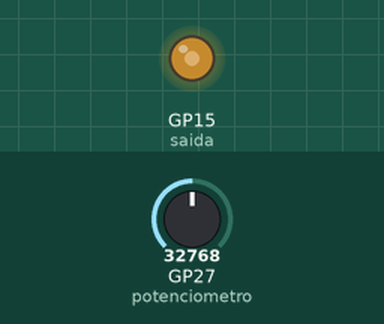
Recording of a program running on a simulated Raspberry Pi Pico running MicroPython. Shown: output pins drawn as LEDs (lit = HIGH). Inputs (shaded band) come from the test bench; at power-on: GP27 (potenciometro) = 32768 (analog values on the 0–65535 scale).

Above: at 1.2 s.
1.3 s: GP27 (potenciometro) set to 45874
At 1.9 s:
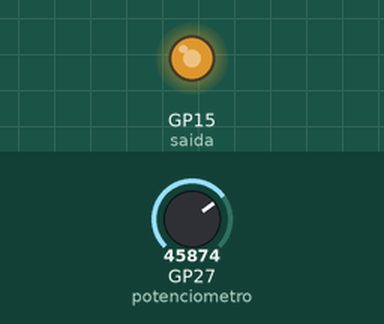
2.8 s: GP27 (potenciometro) set to 57670
At 4.0 s:
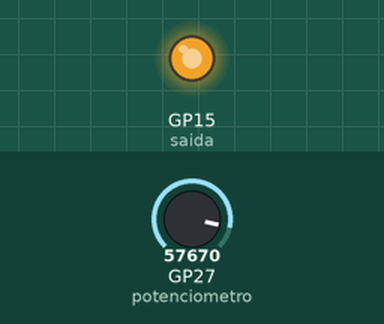
4.3 s: GP27 (potenciometro) set to 7864
At 5.4 s:
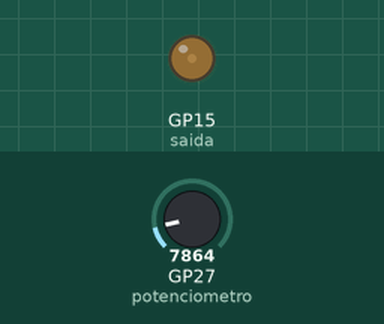
5.8 s: GP27 (potenciometro) set to 0
At 6.5 s:
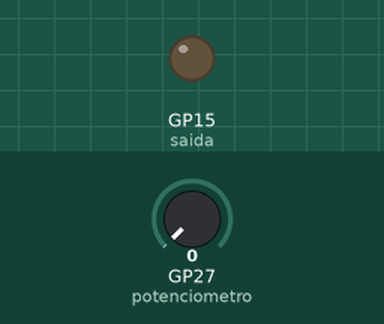
Timing chart, 0 to 8.3 s (numbered marks = the images above; inputs shaded):
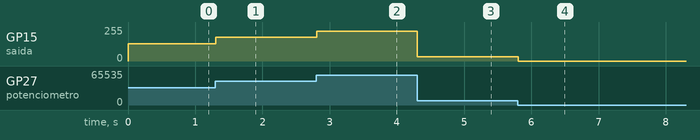

Measured:
- after the input at 1.3 s, GP15 (saida): 128/255 → 178/255 at once
- after the input at 2.8 s, GP15 (saida): 178/255 → 224/255 at once
- after the input at 4.3 s, GP15 (saida): 224/255 → 31/255 at once
- after the input at 5.8 s, GP15 (saida): 31/255 → 0/255 at once

The program:

pwm.py
```python
from machine import ADC, Pin, PWM
from time import sleep

# Configura o pino do ADC e do PWM
potenciometro = ADC(27)  # Se estiver usando Raspberry Pi Pico, use: ADC(Pin(27))
saida = PWM(Pin(15))
saida.freq(1000)  # Define a frequência do PWM

while True:
    # Lê o valor do potenciômetro (0 a 65535)
    valor_adc = potenciometro.read_u16()

    # Define o duty cycle do PWM com base no valor lido
    saida.duty_u16(valor_adc)

    # Adiciona um pequeno delay para evitar sobrecarga
    sleep(0.01)
```
